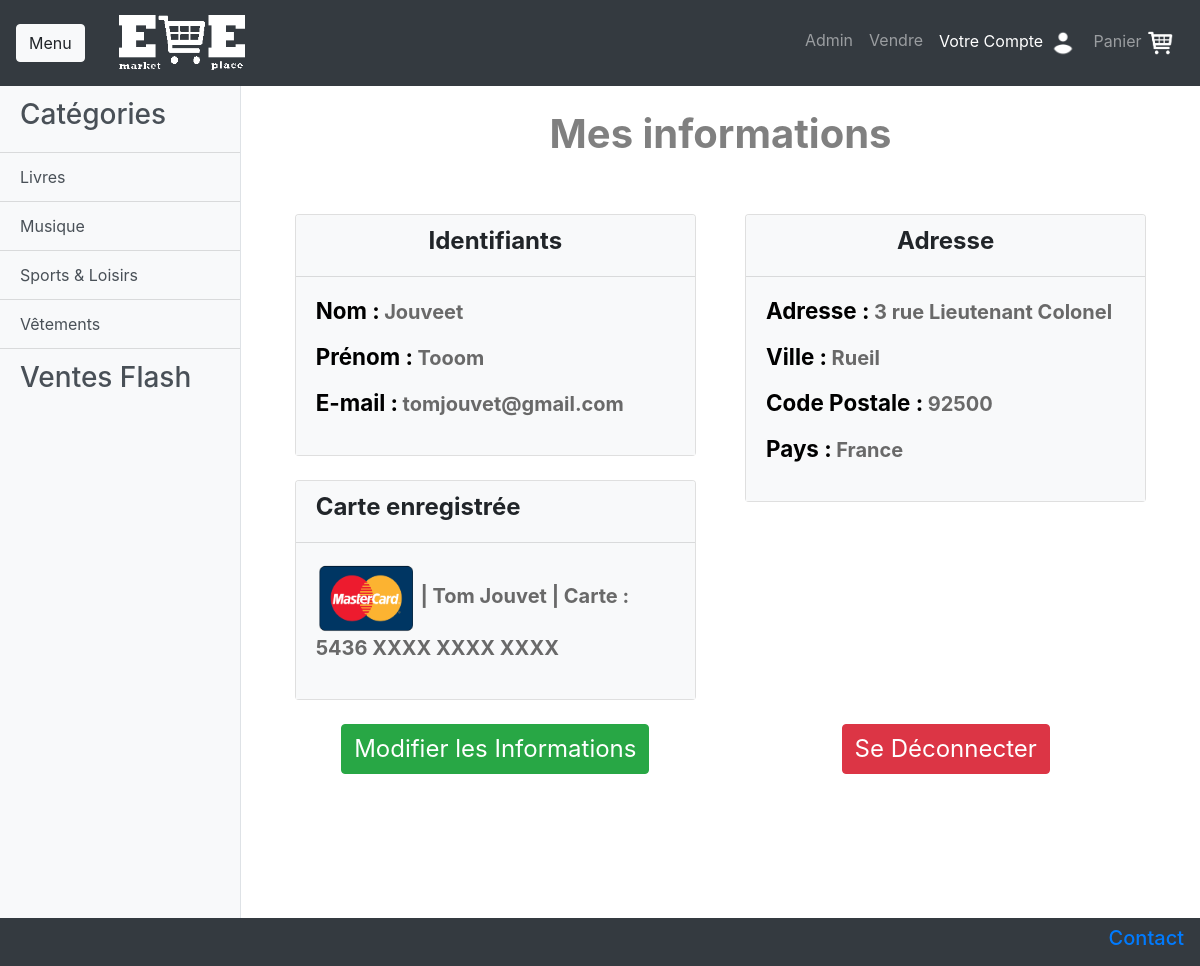
The page /Site/client_compte.php (signed in) on the database its author committed.
### tables this page shows
CREATE TABLE IF NOT EXISTS Client
(
	Email_client VARCHAR(255) PRIMARY KEY NOT NULL,
	Nom VARCHAR(255),
	Prenom VARCHAR(255),
	Password VARCHAR(255),
	Adresse VARCHAR(255),
	Ville VARCHAR(255),
	Code_postal INT,
	Pays VARCHAR(255),
	Telephone VARCHAR(10),
	Type_carte ENUM('Visa','MasterCard','American','PayPal'),
	Numero_carte VARCHAR(19),
	Nom_carte VARCHAR(255),
	Date_carte DATE,
	Code_carte INT
);

### Site/client_compte.php (the view, shortened to what this page needs)
<?php
if(empty($_SESSION['Email_client']))
{
	header('Location: client_connexion.php');
}else{
	$database='commerce';
	$db_handle=mysqli_connect('localhost','root','');
	$db_found=mysqli_select_db($db_handle,$database);
	if($db_found){
		$sql = "SELECT * FROM client WHERE Email_client LIKE '".$_SESSION['Email_client']."'";
		$req = mysqli_query($db_handle, $sql);
		$data = mysqli_fetch_assoc($req);
	}
}
?>
<html>
	<head>
		<link href="styleHome.css" rel="stylesheet" type="text/css"/>
		<link rel="stylesheet" href="https://stackpath.bootstrapcdn.com/bootstrap/4.3.1/css/bootstrap.min.css">
	</head>
	<body>
		<nav class="navbar navbar-expand-md navbar-dark bg-dark" id="navigation">
			<button class="btn btn-light" id="toggler">Menu</button>
			<a class="navbar-brand" href="home.php" id="brand">
				<img src="Pictures/Logo.png" width="130px" height="60px">
			</a>
			<div class="collapse navbar-collapse justify-content-end">
				<ul class="navbar-nav">
					<li class="nav-item"><a class="nav-link" href="admin_connexion.php">Admin</a></li>
					<li class="nav-item"><a class="nav-link" href="vendeur_connexion.php">Vendre</a></li>
					<li class="nav-item active"><a class="nav-link" href="client_connexion.php">Votre Compte <img src="Pictures/Compte.png" width="30" height="30"></a></li>
					<li class="nav-item"><a class="nav-link" href="panier.php">Panier <img src="Pictures/Panier.png" width="30" height="30"></a></li>
				</ul>
			</div>
		</nav>
		<div class="d-flex" id="wrapper">
			<div class="bg-light border-right" id="sidebar-wrapper">
				<div class="list-group list-group-flush">
					<a href="categories.php" class="list-group-item list-group-item-action bg-light"><h3>Catégories</h3></a>
					<a href="livres.php" class="list-group-item list-group-item-action bg-light">Livres</a>
					<a href="musique.php" class="list-group-item list-group-item-action bg-light">Musique</a>
					<a href="sports.php" class="list-group-item list-group-item-action bg-light">Sports & Loisirs</a>
					<a href="vetements.php" class="list-group-item list-group-item-action bg-light">Vêtements</a>
					<a href="ventes_flash.php" class="list-group-item list-group-item-action bg-light"><h3>Ventes Flash</h3></a>
				</div>
			</div>
			<div id="page-content-wrapper">
				<div class="container-fluid">
					<h1 style="font-weight: bold; text-align: center;">Mes informations</h1><br>
					<div id="informations" style="text-align: center;">
						<div style="width:48%; display: inline-block; text-align:left;">
							<div class="card" style="width: 90%; margin:auto;">
								<div class="card-header bg-light">
									<h3 style="font-weight: bold; font-size: 1.5rem; text-align: center">Identifiants</h3>
								</div>
								<div class="card-body bg-light">
									<h3 style="font-weight: bold; color: black; font-size:1.4rem; display: inline-block">Nom : </h3>
									<p style="font-weight: bold; color: #696969; font-size:1.25rem; display: inline-block" id="nom"><?php echo($data['Nom']); ?></p><br>
									<h3 style="font-weight: bold; color: black; font-size:1.4rem; display: inline-block">Prénom : </h3>
									<p style="font-weight: bold; color: #696969; font-size:1.25rem; display: inline-block" id="prenom"><?php echo($data['Prenom']); ?></p><br>
									<h3 style="font-weight: bold; color: black; font-size:1.4rem; display: inline-block">E-mail : </h3>
									<p style="font-weight: bold; color: #696969; font-size:1.25rem; display: inline-block" id="email"><?php echo($data['Email_client']); ?></p><br>
								</div>
							</div><br>
							<div class="card" style="width: 90%; margin:auto;">
								<div class="card-header bg-light">
									<h3 style="font-weight: bold; font-size: 1.5rem ">Carte enregistrée </h3>
								</div>
								<div class="card-body bg-light">
									<p style="font-weight: bold; color: #696969; font-size:1.25rem;">
										<img  src="Pictures/Mastercard.png" width="100" height="70" alt="" id="carte">
										|  <?php echo($data['Nom_carte']); ?>  |  Carte : <?php echo(substr($data['Numero_carte'],0, 4)); ?> XXXX XXXX XXXX
									</p>
								</div>
							</div><br>
						</div>
						<div style="width:48%; display: inline-block;  vertical-align: top; text-align:left;">
							<div class="card" style="width: 90%; margin:auto;">
								<div class="card-header bg-light">
									<h3 style="font-weight: bold; font-size: 1.5rem; text-align: center">Adresse</h3>
								</div>
								<div class="card-body bg-light">
									<h3 style="font-weight: bold; color: black; font-size:1.4rem; display: inline-block">Adresse : </h3>
									<p style="font-weight: bold; color: #696969; font-size:1.25rem; display: inline-block" id="adresse"><?php echo($data['Adresse']); ?></p><br>
									<h3 style="font-weight: bold; color: black; font-size:1.4rem; display: inline-block">Ville : </h3>
									<p style="font-weight: bold; color: #696969; font-size:1.25rem; display: inline-block" id="ville"><?php echo($data['Ville']); ?></p><br>
									<h3 style="font-weight: bold; color: black; font-size:1.4rem; display: inline-block">Code Postale : </h3>
									<p style="font-weight: bold; color: #696969; font-size:1.25rem; display: inline-block" id="poste"><?php echo($data['Code_postal']); ?></p><br>
									<h3 style="font-weight: bold; color: black; font-size:1.4rem; display: inline-block">Pays : </h3>
									<p style="font-weight: bold; color: #696969; font-size:1.25rem; display: inline-block" id="pays"><?php echo($data['Pays']); ?></p><br>
								</div>
							</div><br>
						</div>
					</div>
					<div id="informations" style="text-align: center; ">
						<div style="display: inline-block; width:48%; text-align: center; ">
							<a href="client_modifier.html" ><button type="button" class="btn btn-success" style="font-size: 1.5rem; display: inline-block">Modifier les Informations</button></a>
						</div>
						<div style="display: inline-block;  width:48%;   text-align: center; ">
							<a href="client_logout.php" class="btn btn-danger" style="font-size: 1.5rem; display: inline-block">Se Déconnecter</a>
						</div>
					</div>
				</div>
			</div>
		</div>
		<footer class="navbar navbar-expand-sm bg-dark navbar-dark fixed-bottom" id="footer">
			<div class="collapse navbar-collapse justify-content-end">
				<ul class="navbar-nav">
					<li class="nav-item">
						<a  href="mailto:louis.deveze@edu.ece.fr"><h5>Contact</h5></a>
					</li>
				</ul>
			</div>
		</footer>
	</body>
</html>

### Site/styleHome.css (style rules this page uses)
#wrapper { max-height: 80%; }
h1 { color: gray; padding: 1.5rem; }
#brand { padding-left :2rem; }
#sidebar-wrapper { min-height: 110vh; margin-left: -15rem; -webkit-transition: margin .25s ease-out; -moz-transition: margin .25s ease-out; -o-transition: margin .25s ease-out; transition: margin .25s ease-out; }
#sidebar-wrapper .list-group { width: 15rem; }
#page-content-wrapper { min-width: 100vw; }
@media (min-width: 768px) { #sidebar-wrapper { margin-left: 0; } }
@media (min-width: 768px) { #page-content-wrapper { min-width: 0; width: 100%; } }

### rows shown on the page
client: Nom "Jouveet", Prenom "Tooom", Email_client "tomjouvet@gmail.com", Nom_carte "Tom Jouvet", Numero_carte "5436", Adresse "3 rue Lieutenant Colonel", Ville "Rueil", Code_postal "92500", Pays "France"
